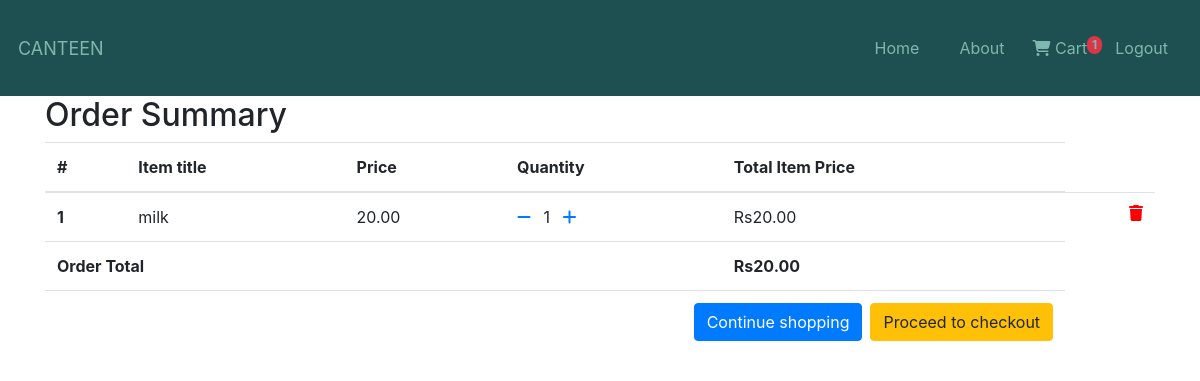
The app's page /order-summary/ (signed in) with its own data.
### account/models.py (models this page shows, shortened)
class Customer(models.Model):
    user=models.OneToOneField(User,on_delete=models.CASCADE)
    name=models.CharField(max_length=200)
    email=models.EmailField(max_length=100)

### ordering/models.py (models this page shows, shortened)
class order_info(models.Model):
    customer=models.ForeignKey(Customer,on_delete=models.SET_NULL,null=True,blank=True,related_name="customer_order")
    date_ordered=models.DateField(auto_now_add=True)
    complete=models.BooleanField(default=False)
    transaction_id=models.CharField(max_length=10)
    products=models.ManyToManyField(cart)
    take_away=models.BooleanField(default=False)
    @property
    def get_cart_total(self):
        carts = self.products.all()
        total = sum([item.get_total for item in carts])
        return total

class cart(models.Model):
    user=models.ForeignKey(Customer,on_delete=models.SET_NULL,null=True,blank=True)
    product=models.ForeignKey(Product,on_delete=models.SET_NULL,null=True,blank=True)
    quantity=models.IntegerField(default=1)
    complete=models.BooleanField(default=False)
    @property
    def get_total(self):
        total=self.quantity*self.product.price
        return total

class Product(models.Model):
    options=(("Breakfast","Breakfast"),
    ("Lunch","Lunch"),
    ("Todayspl","Todayspl"),)
    name=models.CharField(max_length=100)
    price=models.DecimalField(max_digits=7,decimal_places=2)
    category=models.CharField(max_length=10,choices=options)
    description=models.TextField(max_length=500)
    image=models.ImageField(null=True,blank=True)

### ordering/views.py (the view)
# urls.py: path("order-summary/",OrderSummaryView.as_view(),name="order-summary"),
class OrderSummaryView(View):
    def get(self, *args, **kwargs):
        customer_obj = Customer.objects.get(user=self.request.user)
        try:
            order = order_info.objects.get(customer=customer_obj, complete=False)
            context = {
                'object': order
            }
            return render(self.request, 'ordering/order_summary.html', context)
        except ObjectDoesNotExist:
            messages.warning(self.request, "You do not have an active order")
            return redirect("menu")

### account/templatetags/cart_template_tags.py (called while the page is built)
@register.filter(name="cart_products")
def cart_products(user):
    if user.is_authenticated:
        customer_obj = Customer.objects.get(user=user)
        qs = order_info.objects.filter(customer=customer_obj, complete=False)
        if qs.exists():
            return qs[0].products.count()
    return 0

### ordering/templates/ordering/order_summary.html (shortened to what this page needs)
{% extends "account/base.html" %}
{% block content %}
<div class="container">
    <div class="table-responsive text-nowrap">
    <h2>Order Summary</h2>
    <table class="table">
        <thead>
        <tr>
            <th scope="col">#</th>
            <th scope="col">Item title</th>
            <th scope="col">Price</th>
            <th scope="col">Quantity</th>
            <th scope="col">Total Item Price</th>
        </tr>
        </thead>
        <tbody>
        {% for order_item in object.products.all %}
        <tr>
            <th scope="row">{{ forloop.counter }}</th>
            <td>{{ order_item.product.name }}</td>
            <td>{{ order_item.product.price }}</td>
            <td>
                <a href="{% url 'remove_single_from_cart' order_item.product.id %}"><i class="fas fa-minus mr-2"></i></a>
                {{ order_item.quantity }}
                <a href="{% url 'add-to-cart' order_item.product.id %}"><i class="fas fa-plus ml-2"></i></a>
            </td>
            <td>
                    Rs{{ order_item.get_total }}
            <td>
            <a style='color: red;' href="{% url 'remove-from-cart' order_item.product.id %}">
                <i class="fas fa-trash float-right"></i>
            </a>
            </td>
        </tr>
        {% endfor %}
        {% if object.get_cart_total %}
        <tr>
            <td colspan="4"><b>Order Total</b></td>
            <td><b>Rs{{ object.get_cart_total }}</b></td>
        </tr>
        <tr>
            <td colspan="5">
            <a class='btn btn-warning float-right ml-2' href='{% url "checkout" %}'>Proceed to checkout</a>
            <a class='btn btn-primary float-right' href='/'>Continue shopping</a>
            </td>
        </tr>
        {% endif %}
        </tbody>
    </table>
    </div>
    </div>
{%  endblock %}

### account/templates/account/base.html (shortened to what this page needs)
<!DOCTYPE html>
<html lang="en">
    {% load cart_template_tags %}
{% load static %}
<head>
    <link rel="stylesheet" type="text/css" href="{% static 'account/main.css' %}">
    <link rel="stylesheet" href="https://cdn.jsdelivr.net/npm/bootstrap@4.4.1/dist/css/bootstrap.min.css"
>
    <link rel="stylesheet" href="https://stackpath.bootstrapcdn.com/bootstrap/4.4.1/css/bootstrap.min.css"
>
</head>
<body>
    <nav class="navbarContainer">
        {% if not user.is_staff %}
        <a class="logoHeading" href="{% url 'menu' %}"> Canteen</a>
        {% else %}
        <a class="logoHeading" href="{% url 'dashboard' %}">Canteen</a>
        {% endif %}
        <div class="anchoreContainer" id="navbarSupportedContent">
            <ul class="anchorestag">
                <li class="nav-item active">
                    {% if not user.is_staff %}
                    <a class="nav-link" href="{% url 'menu' %}">Home </a>
                    {% else %}
                    <a class="nav-link" href="{% url 'dashboard' %}">Home <span class="sr-only"></span></a>
                    {%endif%}
                </li>
            </ul>
            <div class="navbarButtonsContainer">
                {% if user.is_authenticated %}
                <a href="#" class="my-2 my-sm-0">About</a>
                {% if not user.is_staff%}
                <a href="{% url 'order-summary' %}" class="nav-link waves-effect">
                    <i class="fa-solid fa-cart-shopping"></i>
                    <span class="clearfix d-none d-sm-inline-block"> Cart </span>
                    <span class="position-absolute  start-100 translate-middle badge rounded-pill bg-danger">
                        {{ request.user|cart_products }}
                    </span>
                </a>
                {% endif %}
                <a href="{% url 'logout' %}" class="my-2 my-sm-0">Logout</a>
                {% else %}
                <a href="{% url 'register' %}" class=" mr-sm-2">Register</a>
                <a href="{% url 'login' %}" class=" my-2 my-sm-0">Login</a>
                {% endif %}
            </div>
        </div>
    </nav>
    {% block content %}{% endblock %}
</body>
</html>

### account/static/account/main.css (style rules this page uses)
.navbarContainer { background-color: #1f5051; padding: 18px; display: flex; flex-direction: row; justify-content: space-between; align-items: center; }
.logoHeading { text-decoration: none; color: #7fb7b0; text-transform: uppercase; font-size: 18px; }
.anchoreContainer { display: flex; flex-direction: row; }
.anchorestag { padding: 10px; margin: 0px; list-style: none; }
.anchorestag a { color: #7fb7b0; }
.navbarButtonsContainer { display: flex; flex-direction: row; align-items: center; }
.navbarButtonsContainer a { color: #7fb7b0; background-color: transparent; padding: 5px 14px; text-decoration: none; border-radius: 10px; }
::placeholder { color: white; }

### records on screen
cart: product.name "milk", product.price "20.00", quantity "1", get_total "20.00"
order_info: get_cart_total "20.00"

### other values on screen
{{ request.user|cart_products }} "1"
